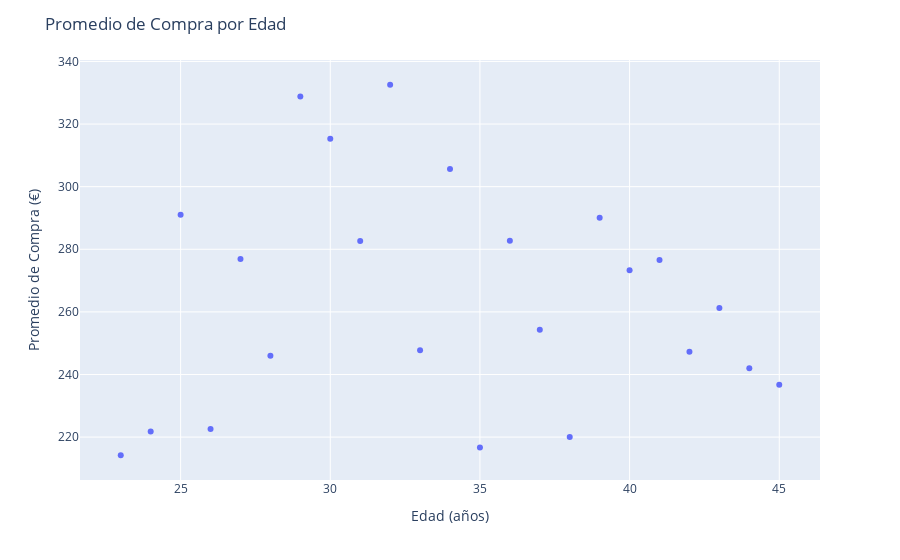

Notebook code for this chart:
### Code cell
import plotly.express as px

# Fusiono los DataFrames df_transactions y df_users en df_merged.
df_merged = df_transactions.merge(df_users, left_on='user_id', right_on='id')

# Promedio de compra (amount) agrupado por edad (age) utilizando 'groupby' en df_merged.
average_purchase_by_age = df_merged.groupby('age')['amount'].mean().reset_index()

# Calcular correlación de Pearson entre edad y promedio de compra
correlation = average_purchase_by_age['age'].corr(average_purchase_by_age['amount'])
display(Markdown(f"**Correlación de Pearson entre Edad y Promedio de Compra: valor obtenido:** {correlation:.2f}"))

# Crear gráfico de dispersión con Plotly Express
fig = px.scatter(average_purchase_by_age, x='age', y='amount')

# Agregar título y etiquetas de ejes
fig.update_layout(
    title='Promedio de Compra por Edad',
    xaxis_title='Edad (años)',
    yaxis_title='Promedio de Compra (€)'
)

# Mostrar el gráfico
fig.show()

### Figure 1 — Plotly figure (JSON) as saved in the notebook; plotly's stock layout.template omitted (floating-point values rounded to 4 significant figures)
{"data": [{"hovertemplate": "age=%{x}<br>amount=%{y}<extra></extra>", "legendgroup": "", "marker": {"color": "#636efa", "symbol": "circle"}, "mode": "markers", "name": "", "orientation": "v", "showlegend": false, "type": "scatter", "x": [23, 24, 25, 26, 27, 28, 29, 30, 31, 32, 33, 34, 35, 36, 37, 38, 39, 40, 41, 42, 43, 44, 45], "xaxis": "x", "y": [214.2, 221.8, 291.0, 222.6, 276.9, 246.0, 328.8, 315.3, 282.6, 332.6, 247.7, 305.6, 216.7, 282.7, 254.3, 220.1, 290.1, 273.3, 276.6, 247.3, 261.2, 242.0, 236.7], "yaxis": "y"}], "layout": {"legend": {"tracegroupgap": 0}, "margin": {"t": 60}, "title": {"text": "Promedio de Compra por Edad"}, "xaxis": {"anchor": "y", "domain": [0, 1], "title": {"text": "Edad (años)"}}, "yaxis": {"anchor": "x", "domain": [0, 1], "title": {"text": "Promedio de Compra (€)"}}}}
